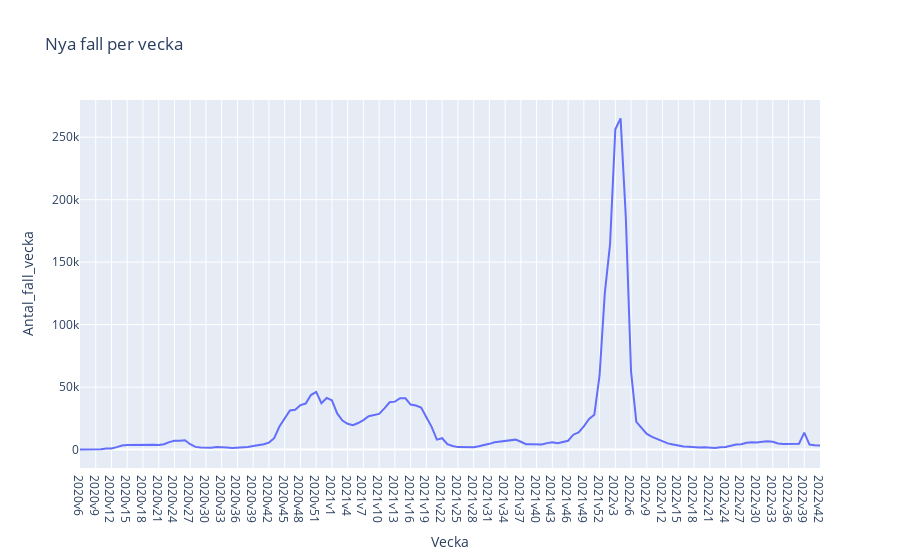

The cell this chart's notebook holds for it:
### Code cell
# d) Linjediagram för nya fall per vecka
fig = px.line(covid_veckodata, x='Vecka', y='Antal_fall_vecka', title='Nya fall per vecka')

# Vissa diagrammet 
fig

### Figure 1 — Plotly figure (JSON) as saved in the notebook; plotly's stock layout.template omitted (floating-point values rounded to 4 significant figures; data arrays with more than 128 entries replaced by an {"elided": "..."} marker saying what was removed)
{"data": [{"hovertemplate": "Vecka=%{x}<br>Antal_fall_vecka=%{y}<extra></extra>", "legendgroup": "", "line": {"color": "#636efa", "dash": "solid"}, "marker": {"symbol": "circle"}, "mode": "lines", "name": "", "orientation": "v", "showlegend": false, "type": "scatter", "x": {"elided": "142 str values"}, "xaxis": "x", "y": {"elided": "142 int values"}, "yaxis": "y"}], "layout": {"legend": {"tracegroupgap": 0}, "title": {"text": "Nya fall per vecka"}, "xaxis": {"anchor": "y", "domain": [0, 1], "title": {"text": "Vecka"}}, "yaxis": {"anchor": "x", "domain": [0, 1], "title": {"text": "Antal_fall_vecka"}}}}
